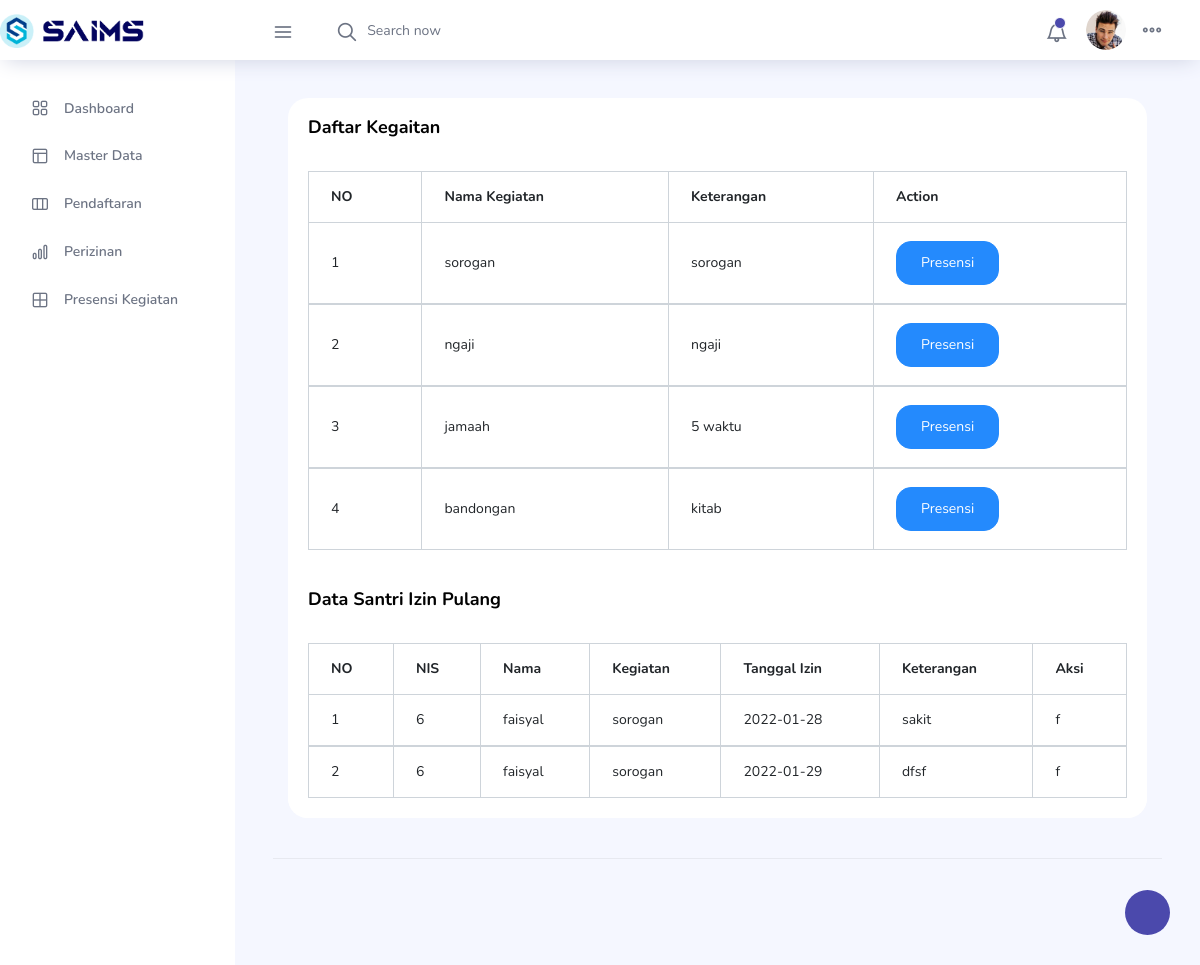
The page /pages/presensi.php on the database its author committed.
### tables this page shows
CREATE TABLE `kegiatan` (
  `id_kegiatan` int(10) NOT NULL,
  `nama_kegiatan` varchar(50) NOT NULL,
  `keterangan` text NOT NULL
);

CREATE TABLE `perizinan_kegiatan` (
  `id_presensi` int(10) NOT NULL,
  `NIS` int(10) NOT NULL,
  `id_kegiatan` int(10) NOT NULL,
  `tgl_ijin` date NOT NULL,
  `keterangan` text NOT NULL,
  `id_admin` int(10) DEFAULT NULL
);

CREATE TABLE `santri` (
  `NIS` int(10) NOT NULL,
  `id_pendaftaran` int(10) NOT NULL,
  `krs` varchar(100) DEFAULT NULL,
  `bukti_pembayaran` varchar(100) DEFAULT NULL
);

CREATE TABLE `pendaftaran` (
  `id_pendaftaran` int(10) NOT NULL,
  `nama` varchar(100) NOT NULL,
  `alamat` text NOT NULL,
  `tgl_lahir` date NOT NULL,
  `jk` enum('L','P') NOT NULL,
  `no_hp_santri` int(15) NOT NULL,
  `no_hp_wali` int(15) NOT NULL,
  `email` varchar(30) NOT NULL,
  `status_seleksi` varchar(20) NOT NULL,
  `status` varchar(20) NOT NULL
);

### pages/presensi.php (the view, shortened to what this page needs)
<?php
include '../koneksi/koneksi.php';
include 'header.php';
?>
<div class="main-panel">
    <div class="content-wrapper">
        <div class=""row>
    <div class="col-lg-12 grid-margin stretch-card">
    <div class="card">
                    <div class="card-body">
                    <h4 class="card-title">Daftar Kegaitan</h4>
                    <div class="table-responsive pt-3">
                        <table class="table table-bordered">
                        <thead>
                            <tr>
                                <th>NO</th>
                                <th>Nama Kegiatan</th>
                                <th>Keterangan</th>
                                <th>Action</th>
                            </tr>
                        </thead>
<?php
$no=1;
$a="select * from kegiatan";
$data = mysqli_query($koneksi, $a);
while ($d=mysqli_fetch_array($data)){
?>
                        <tbody>
                            <tr>
                                <td><?php echo $no++; ?></td>
                                <td><?php echo $d['nama_kegiatan'];?></td>
                                <td><?php echo $d['keterangan'];?></td>
                                <td>
                                    <a href="presensi_kegiatan.php?id=<?php echo $d['id_kegiatan']; ?>"><button type="button" class="btn btn-info">Presensi</button></a>
                                </td>
                            </tr>
                        </tbody>
<?php
}
?>
                        </table>
                    </div>
                    </div>
                <div class="card">
                    <div class="card-body">
                    <h4 class="card-title">Data Santri Izin Pulang</h4>
                    <div class="table-responsive pt-3">
                        <table class="table table-bordered">
                        <thead>
                            <tr>
                                <th>NO</th>
                                <th>NIS</th>
                                <th>Nama</th>
                                <th>Kegiatan</th>
                                <th>Tanggal Izin</th>
                                <th>Keterangan</th>
                                <th>Aksi</th>
                            </tr>
                        </thead>
<?php
$no=1;
$l="SELECT k.id_presensi, k.NIS, k.id_kegiatan, k.tgl_ijin, k.keterangan, s.NIS, s.id_pendaftaran, p.nama, p.id_pendaftaran, j.nama_kegiatan, j.id_kegiatan FROM perizinan_kegiatan k LEFT JOIN santri s on k.NIS=s.NIS JOIN pendaftaran p on s.id_pendaftaran=p.id_pendaftaran JOIN kegiatan j on k.id_kegiatan=j.id_kegiatan";
$jata = mysqli_query($koneksi, $l);
while ($j=mysqli_fetch_array($jata)){
?>
                        <tbody>
                            <tr>
                                <td><?php echo $no++; ?></td>
                                <td><?php echo $j['NIS'];?></td>
                                <td><?php echo $j['nama'];?></td>
                                <td><?php echo $j['nama_kegiatan'];?></td>
                                <td><?php echo $j['tgl_ijin'];?></td>
                                <td><?php echo $j['keterangan'];?></td>
                                <td>
                                    f
                                </td>
                            </tr>
                        </tbody>
<?php
}
?>
                        </table>
                    </div>
                    </div>
                </div>
        </div>
    </div>
</div>
<?php
include 'footer.php';
?>

### rows shown on the page
kegiatan: nama_kegiatan "sorogan", keterangan "sorogan"
kegiatan: nama_kegiatan "ngaji", keterangan "ngaji"
kegiatan: nama_kegiatan "jamaah", keterangan "5 waktu"
kegiatan: nama_kegiatan "bandongan", keterangan "kitab"
perizinan_kegiatan: santri.NIS "6", pendaftaran.nama "faisyal", id_kegiatan.nama_kegiatan "sorogan", tgl_ijin "2022-01-28", keterangan "sakit"
perizinan_kegiatan: santri.NIS "6", pendaftaran.nama "faisyal", id_kegiatan.nama_kegiatan "sorogan", tgl_ijin "2022-01-29", keterangan "dfsf"
